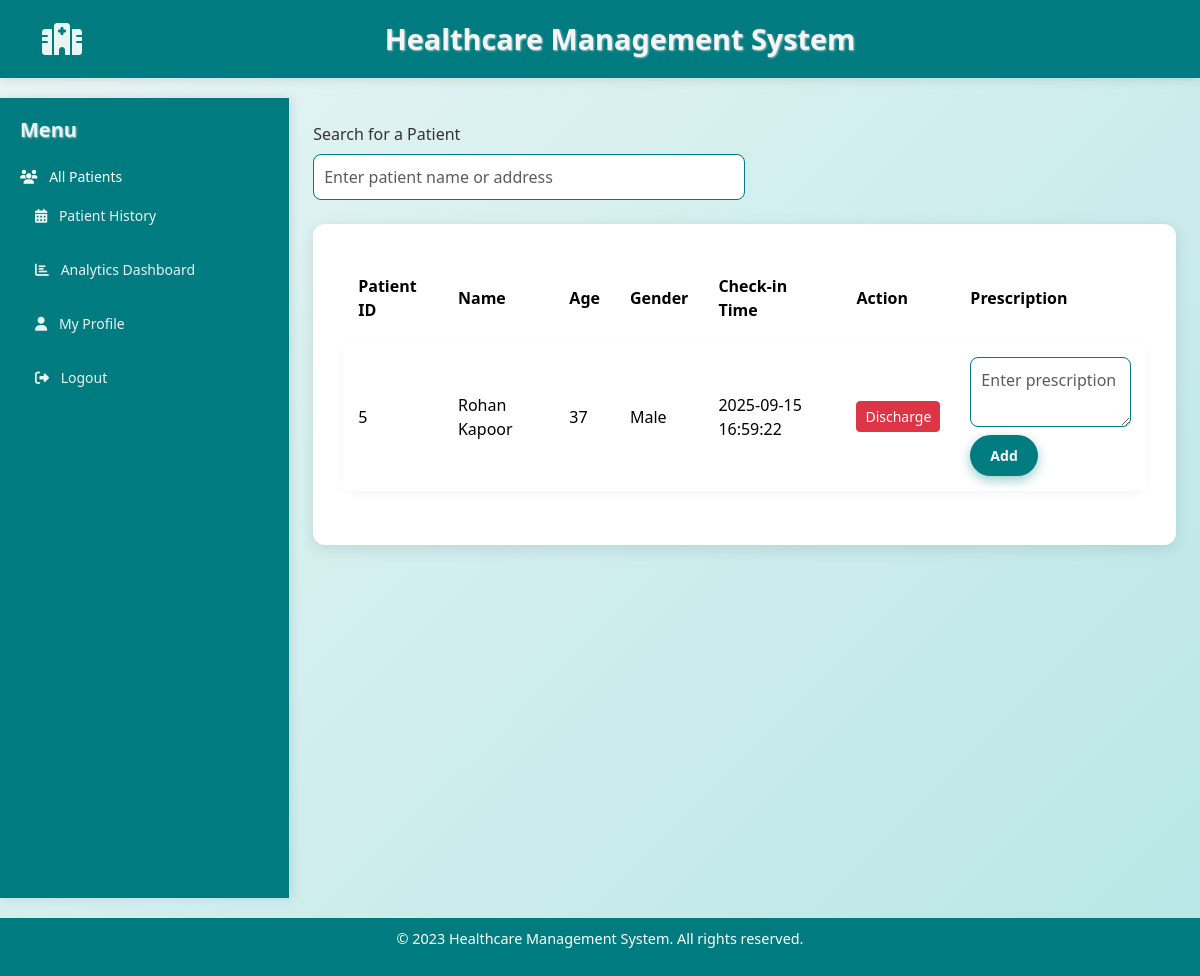
Page /docpro (signed in) on the committed database.
### models.py (models this page shows)
class Patientin(db.Model):
    id = db.Column(db.Integer, primary_key=True)
    patient_id = db.Column(db.Integer, db.ForeignKey('patient.id'), nullable=False)
    check_in_time = db.Column(db.DateTime, default=without_microseconds)
    notes = db.Column(db.String(255))

class Patient(db.Model):
    id = db.Column(db.Integer, primary_key=True)
    name = db.Column(db.String(100), nullable=False)
    gender = db.Column(db.String, nullable=False)
    age = db.Column(db.Integer, nullable=False)
    phone = db.Column(db.Integer, nullable=False)
    address = db.Column(db.String, nullable=False)
    department = db.Column(db.String, nullable=False)

### app.py (the view)
@app.route("/docpro")
@login_required
def docpro ():
    patients = db.session.query(Patientin, Patient).join(Patient, Patientin.patient_id == Patient.id).filter(Patient.department == current_user.department).all()
    return render_template("docpage.html",patients=patients)

### app.py (called while the page is built)
@login.user_loader
def load_user(user_id):
    try:
        return Doctor.query.get(int(user_id))
    except Exception as e:
        logger.error(f"Error loading user {user_id}: {e}")
        return None

### templates/docpage.html (shortened to what this page needs)
{% extends 'base.html' %}
{% block content %}
    <div class="d-flex">
        <nav class="sidebar">
            <h5 class="mb-4">Menu</h5>
            <ul class="nav flex-column">
                <li class="nav-item mb-2"><i class="fas fa-users me-2"></i> All Patients</li>
                <li class="nav-item mb-2">
                    <a href="{{ url_for('docdrughistory') }}" class="nav-link">
                        <i class="fas fa-calendar-alt me-2"></i> Patient History
                    </a>
                </li>
                <li class="nav-item mb-2">
                    <a href="{{ url_for('doctordashboard') }}" class="nav-link">
                        <i class="fas fa-chart-bar me-2"></i> Analytics Dashboard
                    </a>
                </li>
                <li class="nav-item mb-2">
                    <a href="{{ url_for('docprofile') }}" class="nav-link">
                        <i class="fas fa-user me-2"></i> My Profile
                    </a>
                </li>
                <li class="nav-item mb-2">
                    <a href="{{ url_for('logout') }}" class="nav-link">
                        <i class="fas fa-sign-out-alt me-2"></i> Logout
                    </a>
                </li>
            </ul>
        </nav>
        <div class="flex-grow-1 p-4">
            <div class="d-flex justify-content-between align-items-center mb-4">
                <div class="w-50">
                    <label class="form-label">Search for a Patient</label>
                    <input type="text" id="searchInput" class="form-control" placeholder="Enter patient name or address">
                </div>
            </div>
            <div class="container-fluid">
                <table class="table">
                    <thead>
                        <tr>
                            <th>Patient ID</th>
                            <th>Name</th>
                            <th>Age</th>
                            <th>Gender</th>
                            <th>Check-in Time</th>
                            <th>Action</th>
                            <th>Prescription</th>
                        </tr>
                    </thead>
                    <tbody>
                        {% for patientin, patient in patients %}
                        <tr>
                            <td>{{ patient.id }}</td>
                            <td>{{ patient.name }}</td>
                            <td>{{ patient.age }}</td>
                            <td>{{ patient.gender }}</td>
                            <td>{{ patientin.check_in_time.strftime('%Y-%m-%d %H:%M:%S') }}</td>
                            <td><a href="{{ url_for('discharge_patient', patient_id=patient.id) }}" class="btn btn-danger btn-sm">Discharge</a></td>
                            <td>
                                <form action="{{ url_for('add_prescription') }}" method="POST">
                                    <textarea name="prescription_text" rows="2" cols="20" placeholder="Enter prescription" class="form-control mb-2"></textarea>
                                    <button type="submit" class="btn btn-primary btn-sm">Add</button>
                                </form>
                            </td>
                        </tr>
                        {% endfor %}
                    </tbody>
                </table>
            </div>
        </div>
    </div>
{% endblock %}

### static/style.css (style rules this page uses)
body { background-color: #f8f9fa; font-family: 'Segoe UI', sans-serif; }
.sidebar { width: 330px; }
.sidebar .nav-item { cursor: pointer; font-size: 14px; }
.table td, .table th { vertical-align: middle; }

### templates/base.html (style rules this page uses)
body { background: linear-gradient(135deg, #e9f5f5 0%, #b8e6e6 100%); font-family: 'Segoe UI', Tahoma, Geneva, Verdana, sans-serif; color: #333; margin: 0; padding: 0; min-height: 100vh; display: flex; flex-direction: column; }
h1, h2, h3, h4, h5, h6 { color: #007b7f; font-weight: 700; text-shadow: 1px 1px 2px #a0c4c4; }
.container-fluid { max-width: 1200px; background: white; border-radius: 12px; box-shadow: 0 4px 15px rgba(0,0,0,0.1); padding: 30px; margin: 0 auto 20px auto; }
.sidebar { background-color: #007b7f; color: white; min-height: 100vh; padding: 20px; box-shadow: 2px 0 10px rgba(0,0,0,0.1); }
.sidebar h5 { color: #e9f5f5; font-weight: 600; margin-bottom: 20px; }
.sidebar .nav-link { color: #e9f5f5; font-weight: 500; padding: 10px 15px; border-radius: 8px; transition: background-color 0.3s ease; margin-bottom: 5px; }
.btn-primary { background-color: #007b7f; border: none; border-radius: 25px; padding: 10px 20px; font-weight: 600; box-shadow: 0 4px 12px rgba(0,123,127,0.4); transition: background-color 0.3s ease; }
.table { border-collapse: separate; border-spacing: 0 8px; width: 100%; }
.table thead tr { background-color: #007b7f; color: white; font-weight: 600; border-radius: 12px; }
.table thead th { padding: 12px 15px; text-align: left; border: none; }
.table tbody tr { background-color: #f0f8f8; border-radius: 12px; box-shadow: 0 2px 8px rgba(0,0,0,0.05); transition: background-color 0.3s ease; }
.table tbody td { padding: 15px; vertical-align: middle; font-size: 1rem; border: none; }
.form-control { border-radius: 8px; border: 1px solid #007b7f; padding: 10px; }

### rows in the picture
Patientin: id "5", name "Rohan Kapoor", age "37", gender "Male", check_in_time "2025-09-15 16:59:22"
